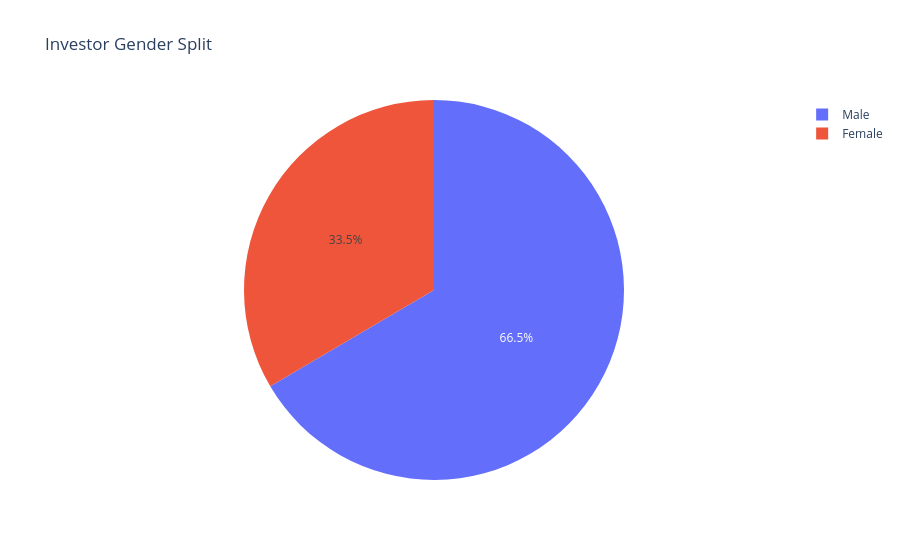

The code cell stored with this chart in its notebook:
### Code cell
fig = px.pie(
    names=gender_dist.index,
    values=gender_dist.values,
    title="Investor Gender Split"
)

fig.show()

### Figure 1 — Plotly figure (JSON) as saved in the notebook; plotly's stock layout.template omitted (floating-point values rounded to 4 significant figures)
{"data": [{"domain": {"x": [0, 1], "y": [0, 1]}, "hovertemplate": "label=%{label}<br>value=%{value}<extra></extra>", "labels": ["Male", "Female"], "legendgroup": "", "name": "", "showlegend": true, "type": "pie", "values": [21809, 10969]}], "layout": {"legend": {"tracegroupgap": 0}, "title": {"text": "Investor Gender Split"}}}
